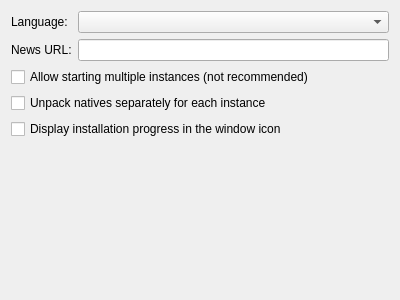
<?xml version="1.0" encoding="UTF-8"?>
<ui version="4.0">
 <class>OptionsTab</class>
 <widget class="QWidget" name="OptionsTab">
  <property name="geometry">
   <rect>
    <x>0</x>
    <y>0</y>
    <width>400</width>
    <height>300</height>
   </rect>
  </property>
  <property name="windowTitle">
   <string notr="true">OptionsTab</string>
  </property>
  <layout class="QVBoxLayout" name="verticalLayout">
   <item>
    <layout class="QFormLayout" name="formLayout">
     <item row="0" column="0">
      <widget class="QLabel" name="label">
       <property name="text">
        <string>Language:</string>
       </property>
      </widget>
     </item>
     <item row="1" column="0">
      <widget class="QLabel" name="label_2">
       <property name="text">
        <string>News URL:</string>
       </property>
      </widget>
     </item>
     <item row="0" column="1">
      <widget class="QComboBox" name="languageComboBox"/>
     </item>
     <item row="1" column="1">
      <widget class="QLineEdit" name="urlEdit"/>
     </item>
    </layout>
   </item>
   <item>
    <widget class="QCheckBox" name="allowMultiLaunchCheckBox">
     <property name="text">
      <string>Allow starting multiple instances (not recommended)</string>
     </property>
    </widget>
   </item>
   <item>
    <widget class="QCheckBox" name="extractNativesCheckBox">
     <property name="text">
      <string>Unpack natives separately for each instance</string>
     </property>
    </widget>
   </item>
   <item>
    <widget class="QCheckBox" name="windowIconProgressCheckBox">
     <property name="text">
      <string>Display installation progress in the window icon</string>
     </property>
    </widget>
   </item>
   <item>
    <spacer name="verticalSpacer">
     <property name="orientation">
      <enum>Qt::Vertical</enum>
     </property>
     <property name="sizeHint" stdset="0">
      <size>
       <width>20</width>
       <height>40</height>
      </size>
     </property>
    </spacer>
   </item>
  </layout>
 </widget>
 <resources/>
 <connections/>
</ui>
